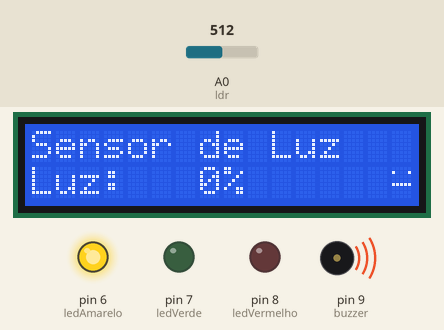
The sketch below on a simulated Arduino Uno, built with avr-gcc and run on an emulated ATmega328P. Parts: 16×2 character LCD, output pins drawn as LEDs (lit = HIGH), buzzer (waves = sounding). The inputs (shaded band) are chosen by the test bench; at power-on: A0 (ldr) = 512. What the sketch prints to the serial monitor is not drawn.

Above: at 5.2 s.
5.3 s: A0 (ldr) set to 828
At 8.0 s:
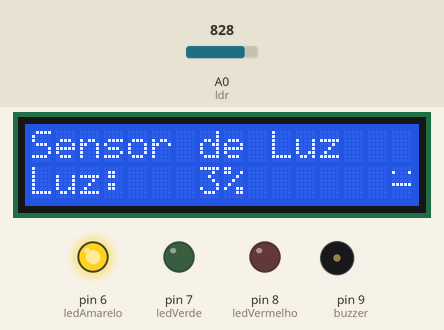
8.3 s: A0 (ldr) set to 853
At 8.7 s:
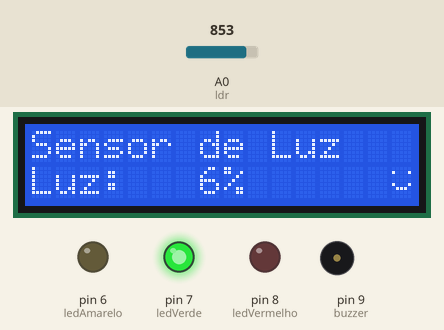
9.8 s: A0 (ldr) set to 902
At 11.1 s:
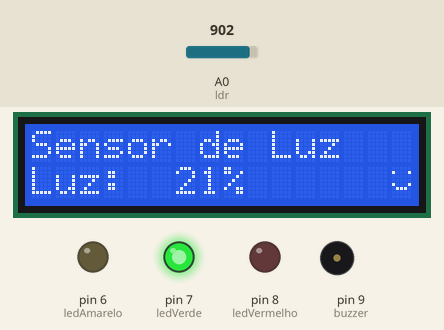
11.4 s: A0 (ldr) set to 925
At 12.3 s:
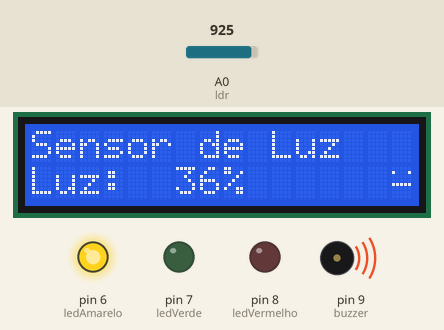
12.9 s: A0 (ldr) set to 980
At 13.6 s:
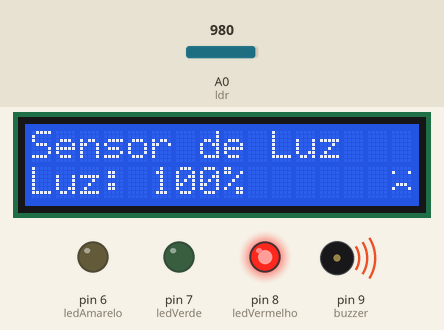
Timing chart, 0 to 16.9 s (numbered marks = the images above; inputs shaded):
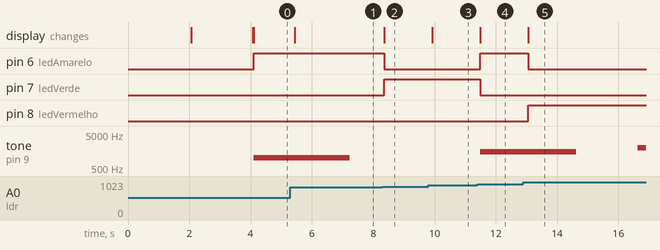

Measured:
- the behaviour switches between 842 and 843 on A0 (ldr) (found by bisection; images 1 and 2)
- the behaviour switches between 916 and 917 on A0 (ldr) (found by bisection; images 3 and 4)
- after the input at 5.3 s, the display: changes after 0.14 s (image 1)
- after the input at 8.3 s, pin 6 (ledAmarelo): HIGH → LOW after 0.06 s; pin 7 (ledVerde): LOW → HIGH after 0.06 s; tone on pin 9 (buzzer): stays silent (without the input it goes to 1000 Hz after 0.95 s); the display: changes after 0.06 s (image 2)
- after the input at 9.8 s, the display: changes after 0.12 s (image 3)
- after the input at 11.4 s, pin 6 (ledAmarelo): LOW → HIGH after 0.09 s; pin 7 (ledVerde): HIGH → LOW after 0.09 s; tone on pin 9 (buzzer): silent → 1500 Hz after 0.09 s; the display: changes after 0.09 s (image 4)
- after the input at 12.9 s, pin 6 (ledAmarelo): HIGH → LOW after 0.16 s; pin 8 (ledVermelho): LOW → HIGH after 0.16 s; the display: changes after 0.16 s (image 5)

The sketch:

codigo.ino
```cpp
#include <LiquidCrystal.h> // Biblioteca para controle do LCD
#include <math.h>          // Biblioteca para funções matemáticas (pow)

LiquidCrystal lcd(12, 11, 10, 5, 4, 3, 2); // Define os pinos do LCD

// ===================== CARACTERES PERSONALIZADOS =====================

// Carinha neutra
byte neutral[8] = {
  B00000, B10001, B00000, B00000,
  B01110, B10001, B00000, B00000
};

// Carinha feliz
byte smile[8] = {
  B00000, B10001, B00000, B00000,
  B10001, B01110, B00000, B00000
};

// Carinha triste/séria
byte serious[8] = {
  B00000, B10001, B00000, B00000,
  B11111, B00000, B00000, B00000
};

// ===================== SENSOR LDR =====================

const int ldr = A0; // Pino analógico do LDR
int valorldr = 0;   // Valor bruto lido
int luzPercent = 0; // Valor convertido em %

const int minLDR = 50;  // Valor mínimo (luz forte)
const int maxLDR = 970; // Valor máximo (escuro)

// Inverte leitura se necessário
bool sensorInvertido = false;

// ===================== LEDs =====================

const int ledAmarelo = 6;
const int ledVerde = 7;
const int ledVermelho = 8;

// ===================== BUZZER =====================

const int buzzer = 9;

// Controle de tempo do buzzer (sem delay)
unsigned long tempoAnterior = 0;
bool buzzerLigado = false;

// Tempo ligado e desligado
const int tempoLigado = 3000;   // 3 segundos ligado
const int tempoDesligado = 2000; // 2 segundos desligado

// ===================== SETUP =====================

void setup() {
  lcd.begin(16, 2); // Inicializa LCD
  lcd.clear();

  // Tela inicial
  lcd.setCursor(0, 0);
  lcd.print("Next Level");
  delay(2000);
  lcd.clear();

  // Boas-vindas
  lcd.setCursor(0, 0);
  lcd.print("Bem-vindo!");
  delay(2000);
  lcd.clear();

  // Criação dos caracteres
  lcd.createChar(0, neutral);
  lcd.createChar(1, smile);
  lcd.createChar(2, serious);

  pinMode(ldr, INPUT); // LDR como entrada

  // LEDs e buzzer como saída
  pinMode(ledAmarelo, OUTPUT);
  pinMode(ledVerde, OUTPUT);
  pinMode(ledVermelho, OUTPUT);
  pinMode(buzzer, OUTPUT);

  Serial.begin(9600); // Comunicação serial

  lcd.setCursor(0, 0);
  lcd.print("Sensor de Luz"); // Título fixo
}

// ===================== FUNÇÃO DE MÉDIA =====================

// Faz média de 10 leituras para reduzir ruído
int lerLDRMedio() {
  long soma = 0;
  for (int i = 0; i < 10; i++) {
    soma += analogRead(ldr); // Lê sensor
    delay(2); // Pequeno delay
  }
  return soma / 10; // Retorna média
}

// ===================== LOOP PRINCIPAL =====================

void loop() {

  // Leitura suavizada
  valorldr = lerLDRMedio();

  // Garante que valor fique dentro da faixa definida
  valorldr = constrain(valorldr, minLDR, maxLDR);

  // Normaliza para faixa 0–1
  float normalizado = (float)(valorldr - minLDR) / (maxLDR - minLDR);

  // Aplica curva exponencial (aumenta sensibilidade)
  normalizado = pow(normalizado, 20);

  // Converte para porcentagem
  luzPercent = normalizado * 100;

  // Inverte leitura se necessário
  if (sensorInvertido) {
    luzPercent = 100 - luzPercent;
  }

  // Garante limite entre 0 e 100
  luzPercent = constrain(luzPercent, 0, 100);

  // ===================== DEBUG =====================

  Serial.print("Raw: ");
  Serial.print(valorldr);
  Serial.print(" | %: ");
  Serial.println(luzPercent);

  // ===================== LCD =====================

  lcd.setCursor(0, 1);
  lcd.print("Luz: ");

  // Ajusta espaçamento
  if(luzPercent < 100) lcd.print(" ");
  if(luzPercent < 10) lcd.print(" ");

  lcd.print(luzPercent);
  lcd.print("%   ");

  lcd.setCursor(15, 1); // posição da carinha

  // ===================== RESET SAÍDAS =====================

  digitalWrite(ledAmarelo, LOW);
  digitalWrite(ledVerde, LOW);
  digitalWrite(ledVermelho, LOW);

  bool alerta = false; // define se buzzer deve tocar
  int freq = 0;        // frequência do buzzer

  // ===================== LÓGICA DE LUZ =====================

  // Muito escuro
  if (luzPercent < 5) {
    lcd.write(byte(2)); // triste
    digitalWrite(ledAmarelo, HIGH);
    alerta = true;
    freq = 1000;
  }
  // Ideal
  else if (luzPercent < 30) {
    lcd.write(byte(1)); // feliz
    digitalWrite(ledVerde, HIGH);
  }
  // Atenção
  else if (luzPercent < 50) {
    lcd.write(byte(2)); // triste
    digitalWrite(ledAmarelo, HIGH);
    alerta = true;
    freq = 1500;
  }
  // Luz excessiva
  else {
    lcd.write(byte(0)); // neutro
    digitalWrite(ledVermelho, HIGH);
    alerta = true;
    freq = 2000;
  }

  // ===================== CONTROLE DO BUZZER =====================

  unsigned long agora = millis(); // tempo atual

  if (alerta) {

    // Se buzzer está ligado
    if (buzzerLigado) {
      // Verifica se passou o tempo ligado
      if (agora - tempoAnterior >= tempoLigado) {
        noTone(buzzer); // desliga
        buzzerLigado = false;
        tempoAnterior = agora;
      }
    }
    // Se buzzer está desligado
    else {
      // Espera o tempo de pausa
      if (agora - tempoAnterior >= tempoDesligado) {
        tone(buzzer, freq); // liga buzzer
        buzzerLigado = true;
        tempoAnterior = agora;
      }
    }

  }
  // Se não está em alerta
  else {
    noTone(buzzer); // garante desligado
    buzzerLigado = false;
  }

  delay(200); // pequena pausa geral
}
```
